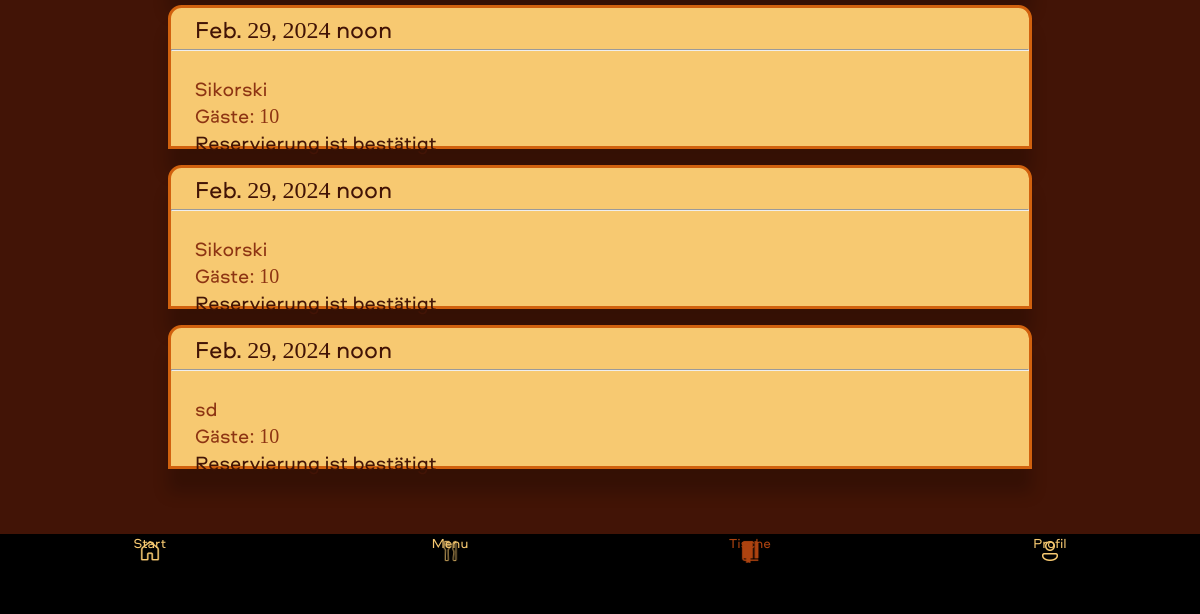
/orders_admin/ (signed in, lower part), run on an earlier commit of the app's database.
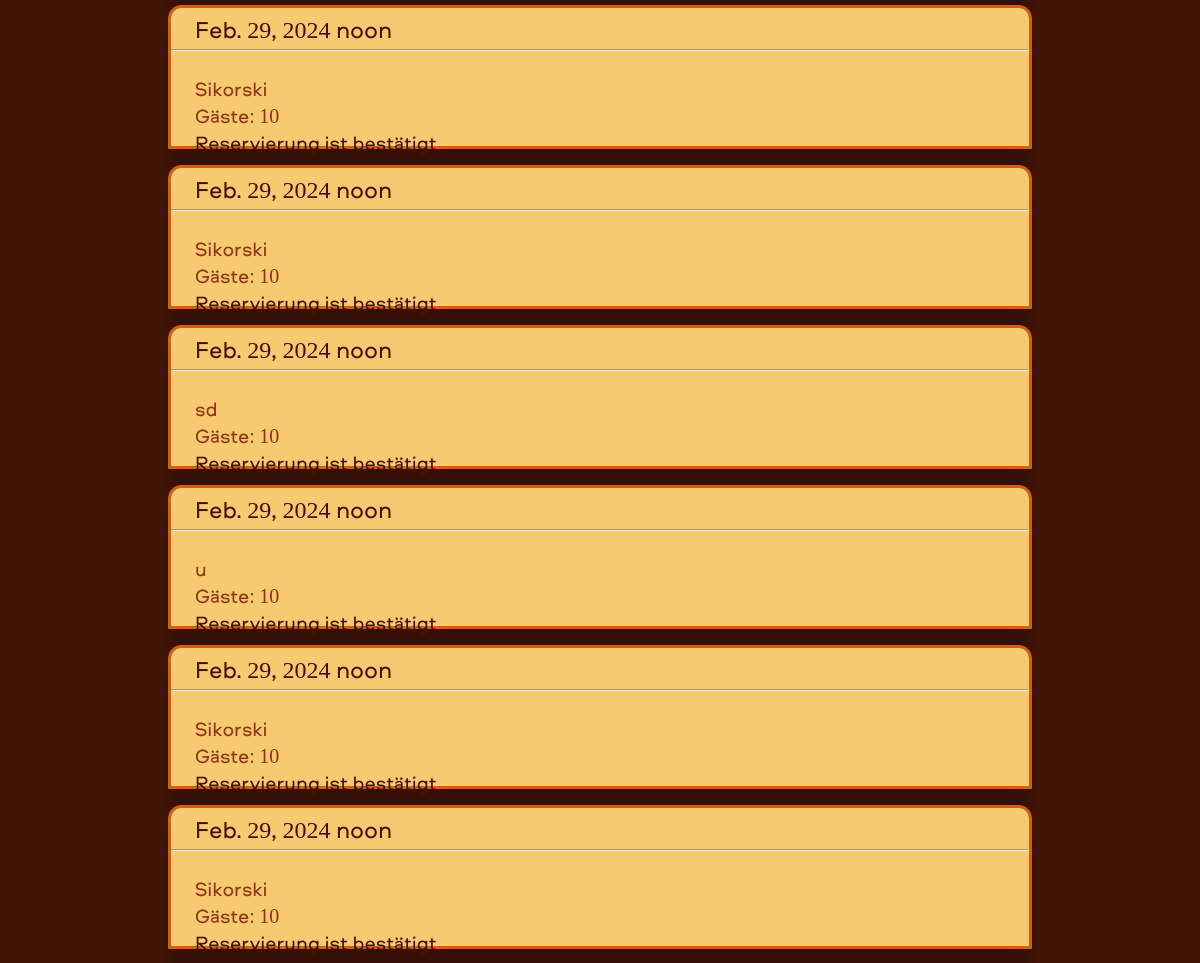
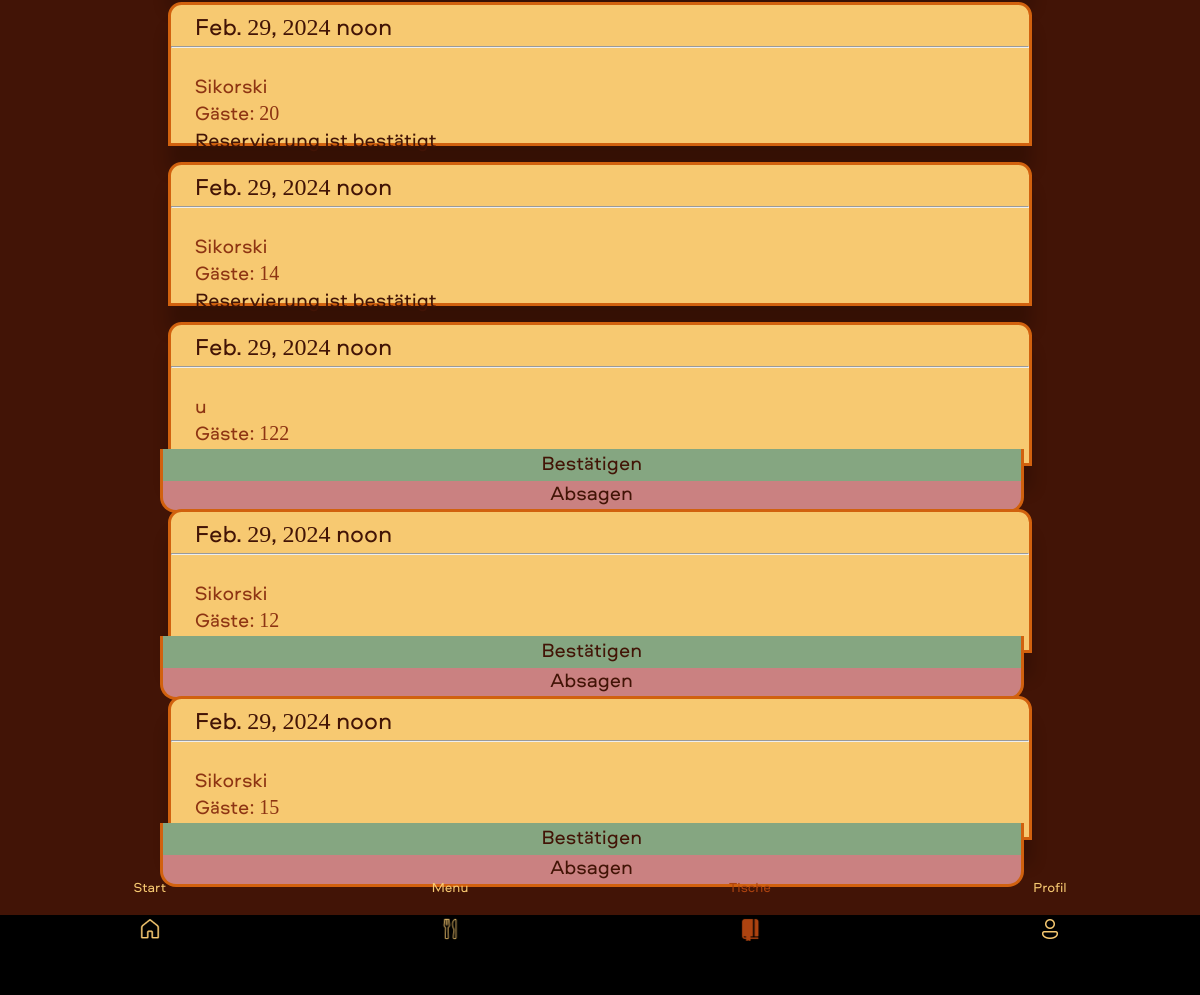
And on a later commit of the database (2 pictures, top to bottom).
### reservation_app/models.py (models this page shows, shortened)
class Book(models.Model):
    user = models.ForeignKey(settings.AUTH_USER_MODEL, on_delete=models.CASCADE, default=1)
    last_name = models.CharField(default='', max_length=50)
    time = models.TimeField(default='12:30:00')
    date = models.DateField(default='2024-02-19')
    guests = models.IntegerField(default= '',null=False)
    confirmation= models.CharField(default='Nein', max_length=20)
    fcm_token = models.CharField(max_length=255, blank=True, null=True)
    phone     = models.CharField(max_length=30,blank=True,null=True)
    comment   = models.CharField(max_length=300,blank=True,null=True)
    decoration = models.BooleanField(default=False)
    color =    models.CharField(max_length=300,blank=True,null=True)

### accounts/models.py (models this page shows)
class customuser(AbstractUser):
    fcm_token = models.CharField(max_length=255, blank=True, null=True)
    phone     = models.CharField(max_length=30,blank=True,null=True)

### reservation_app/views.py (the view)
# urls.py: path('orders_admin/', views.orders_admin, name='orders_admin'),
def orders_admin(request):
    if request.user.is_superuser:
        user_orders = Book.objects.filter(confirmation__in=['Nein', 'Ja'])
        return render(request, 'orders_admin.html', {'user_orders': user_orders})
    else:
        return redirect('home')

### reservation_app/templates/orders_admin.html (shortened to what this page needs)
{% extends 'base.html' %}
{% block content %}
    <br>
     {% if user.is_authenticated %}
     <div class="tables-container" style="height:90vh">
     {% for order in user_orders %}
     {% if order.comment == "" and order.decoration == False %}
     <div class="table_button" style="margin-bottom: 2vh; height: 18vh;"><label>{{ order.date }} {{ order.time }}</label>
        {% endif %}
      <hr>
      <div class="text_st">
        {% if order.last_name == ''%}
      <br> {{ order.user.last_name }}
      {% else %}
      <br> {{ order.last_name}}
      {% endif %}
      <br> Gäste: {{ order.guests }}
    </div>
    {% if order.confirmation == "Ja" %}
      <div style="color: var(--c950); padding-left: 2vw;">Reservierung ist bestätigt</div>
      {% endif %}
    {% if order.confirmation == 'Nein'%}
    <a href="{% url 'confirm' %}?method=confirm&book_id={{ order.id }}">
        <button class="confirm">Bestätigen</button>
      </a>
      <a href="{% url 'confirm' %}?method=cancel&book_id={{ order.id }}">
        <button class="cancel">Absagen</button>
      </a>
      {% endif %}
    <br><br><br><br><br>
  </div>
  {% if order.confirmation == 'Nein'%}
  <br>
  {% endif %}
     {% endfor %}
     {% endif %}
</div>
     {% load static %}
<a href="{% url 'home' %}">
  <button class="tabbar home">
      <img src="{% static 'icons/home.png' %}">
      <br>
      Start
  </button>
</a>
<a href="{% url 'menu' %}">
  <button class="tabbar menu">
      <img src="{% static 'icons/menu.png' %}" >
      <br>
      Menu
  </button>
</a>
<a href="{% url 'user_orders' %}">
  <button class="tabbar mybook">
      <img src="{% static 'icons/tables_active.png' %}">
      <br>
      Tische
  </button>
</a>
{% if user.is_authenticated %}
<a href="{% url 'account' %}">
  <button class="tabbar login_user">
      <img src="{% static 'icons/account.png' %}">
      <br>
      Profil
  </button>
</a>
{% endif %}
{% endblock %}

What changed in the data, as far as the page shows it:
added Book: date "Feb. 29, 2024", time "noon", user.last_name "u", guests "10", confirmation "Reservierung ist bestätigt"
added Book: date "Feb. 29, 2024", time "noon", user.last_name "Sikorski", guests "10", confirmation "Reservierung ist bestätigt"
added Book: date "Feb. 29, 2024", time "noon", user.last_name "Sikorski", guests "10", confirmation "Reservierung ist bestätigt"
added Book: date "Feb. 29, 2024", time "noon", user.last_name "Sikorski", guests "20", confirmation "Reservierung ist bestätigt"
added Book: date "Feb. 29, 2024", time "noon", user.last_name "Sikorski", guests "14", confirmation "Reservierung ist bestätigt"
added Book: date "Feb. 29, 2024", time "noon", user.last_name "u", guests "122"
added Book: date "Feb. 29, 2024", time "noon", user.last_name "Sikorski", guests "12"
added Book: date "Feb. 29, 2024", time "noon", user.last_name "Sikorski", guests "15"
